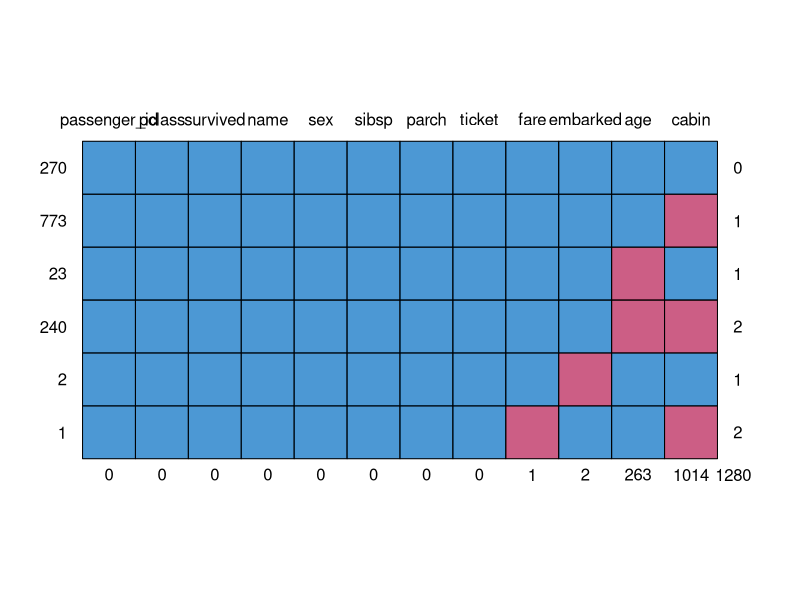
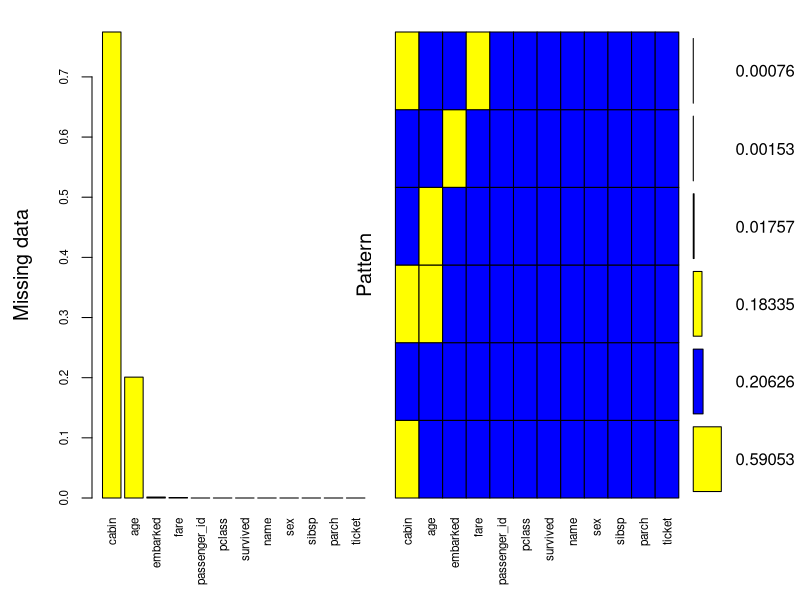
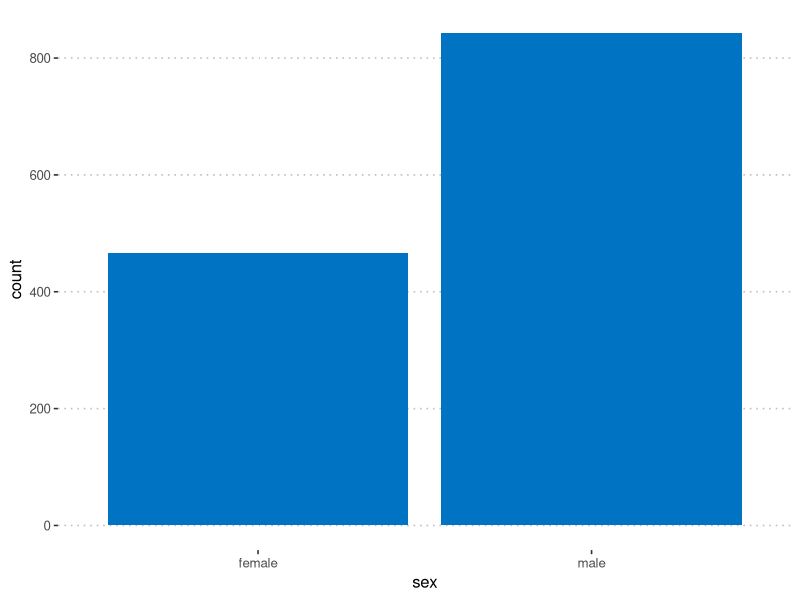
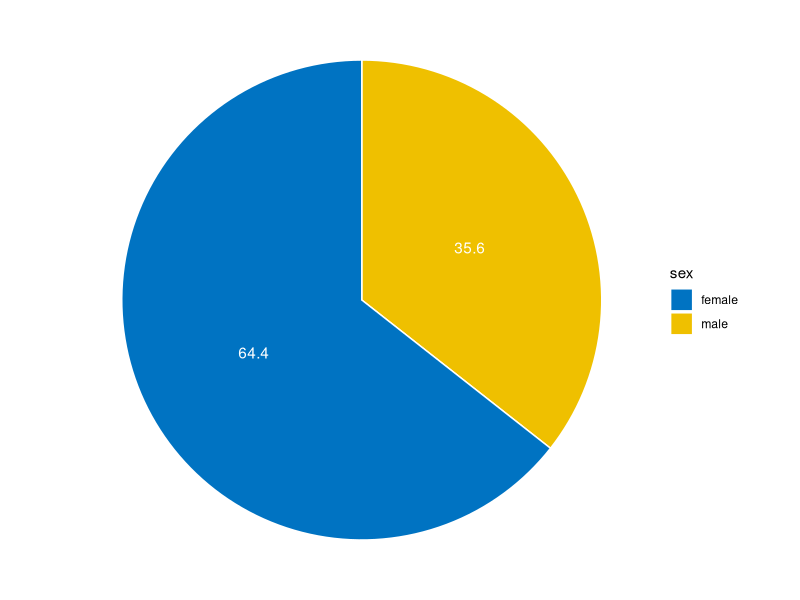
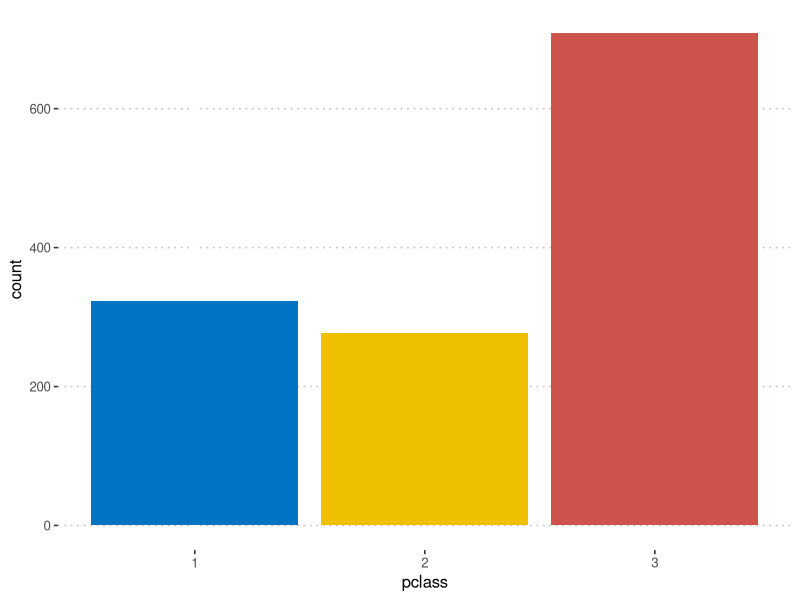
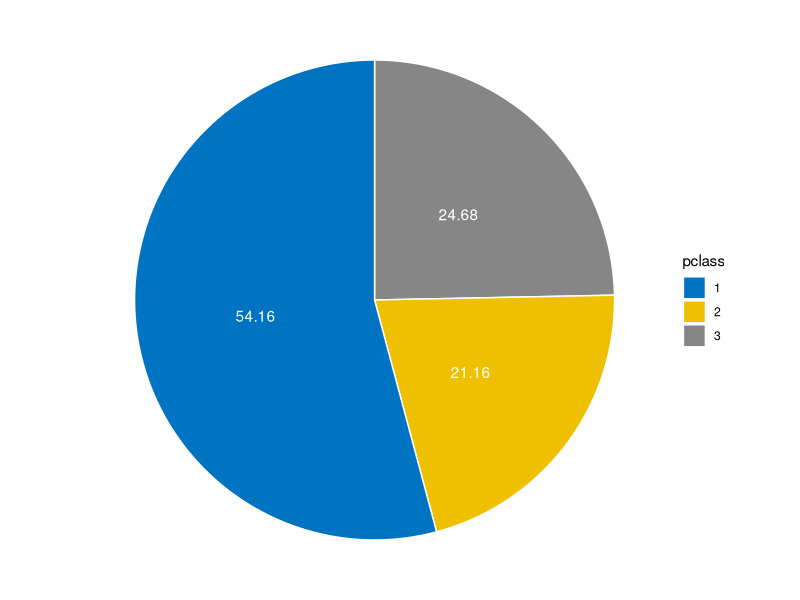
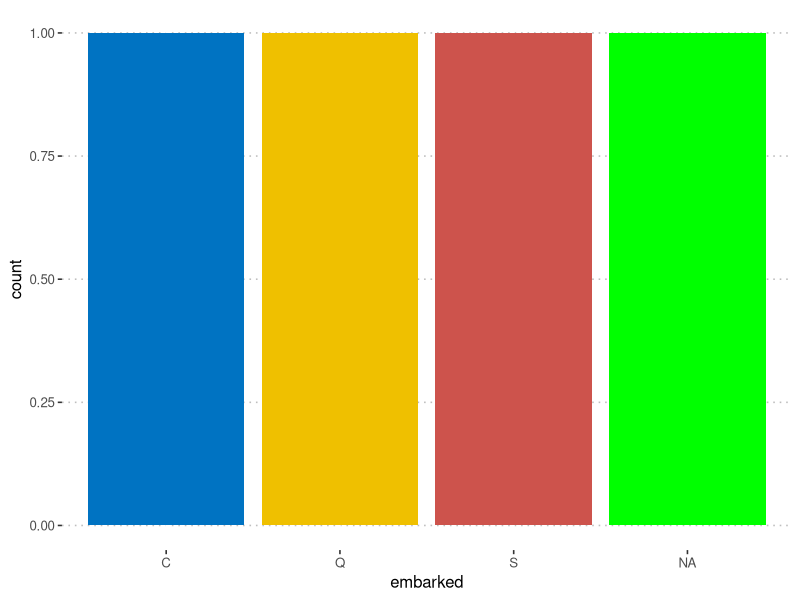
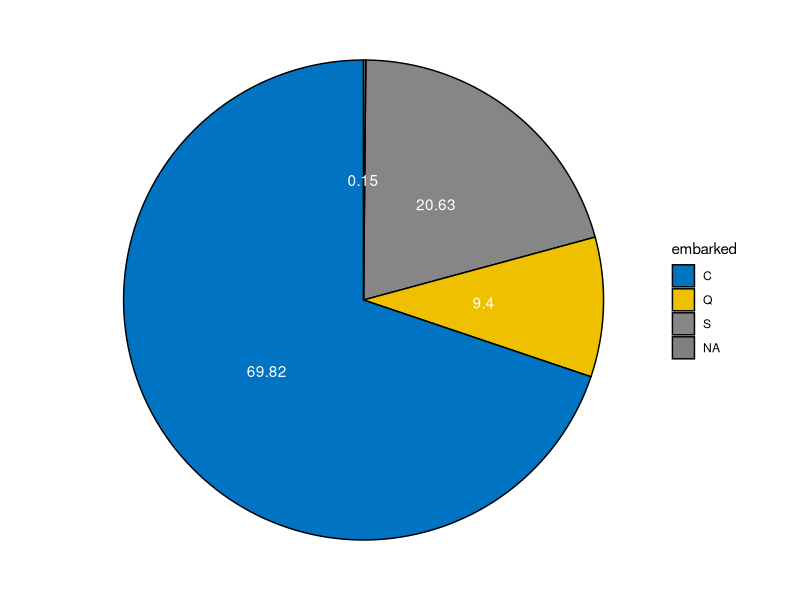

These figures' R source, in order:
install.packages("mice")
library(mice)
install.packages("VIM")
install.packages("SparseM")
library(VIM)
library(SparseM)

#0 - reading data
dataset <- read.csv('titanicDataset.csv', header=TRUE)
workingData <- dataset
#1 - structure verification

#1.1 Missing values
workingData[workingData == ""] <- NA
countNA <- as.data.frame(sapply(workingData, function(x) sum(is.na(x))))

#age missing 263 times
#fare missing once
#cabin missing 1014 times
#embarked missing twice

#basic info about missing data for selected variables
md.pattern(workingData)

#more precise info about misisng data for variables
mice_plot <- aggr(workingData, col=c('blue','yellow'),
                  numbers=TRUE, sortVars=TRUE,
                  labels=names(workingData), cex.axis=.7,
                  gap=1, ylab=c("Missing data","Pattern"))

#1.2 # Data structure for sex, pclass, embarked
install.packages('plyr')
install.packages('ggpubr')
library(plyr)
library(ggplot2)
library(ggpubr)

# SEX - no missing data
#freq
sexStruct <- count(workingData, 'sex')
#female	466
#male	843
sexPercentages <- c()
for (row in 1:length(c(sexStruct$sex))) {
  sexPercentages <- append(sexPercentages,round((sexStruct$freq[row]/sum(sexStruct$freq))*100,digits=2))
}
sexStruct$percentages <- as.data.frame(sexPercentages)

sexStruct <- sexStruct %>%
  arrange(desc(sex)) %>%
  mutate(pos = round(cumsum(sexPercentages) - 0.5*sexPercentages, digits = 2))
sexStruct

#bar graph for sex
ggplot(workingData, aes(sex)) +
  geom_bar(fill = "#0073C2FF") +
  theme_pubclean()

mycols <- c("#0073C2FF", "#EFC000FF", "#868686FF", "#CD534CFF")
ggplot(sexStruct, aes(x = "", y = sexPercentages, fill = sex)) +
  geom_bar(width = 1, stat = "identity", color = "white") +
  coord_polar("y", start = 0)+
  geom_text(aes(y = pos, label = sexPercentages), color = "white")+
  scale_fill_manual(values = mycols) +
  theme_void()


#PCLASS - nomissing data
#freq
pclassStruct <- count(workingData, 'pclass')
#1	323
#2	277
#3 709
pclassPercentages <- c()
for (row in 1:length(c(pclassStruct$pclass))) {
  pclassPercentages <- append(pclassPercentages,round((pclassStruct$freq[row]/sum(pclassStruct$freq))*100,digits=2))
}
pclassStruct$percentages <- as.data.frame(pclassPercentages)

pclassStruct <- pclassStruct %>%
  arrange(desc(pclass)) %>%
  mutate(pos = round(cumsum(pclassPercentages) - 0.5*pclassPercentages, digits = 2))
pclassStruct

pclassStruct$pclass <- as.factor(pclassStruct$pclass)

#bar graph for pclass
ggplot(workingData, aes(pclass)) +
  geom_bar(fill = c("#0073C2FF", "#EFC000FF", "#CD534CFF")) +
  theme_pubclean()

mycols <- c("#0073C2FF", "#EFC000FF", "#868686FF", "#CD534CFF")
ggplot(pclassStruct, aes(x = "", y = pclassPercentages, fill = pclass)) +
  geom_bar(width = 1, stat = "identity", color = "white") +
  coord_polar("y", start = 0)+
  geom_text(aes(y = pos, label = pclassPercentages), color = "white")+
  scale_fill_manual(values = mycols) +
  theme_void()


#EMBARKED - 2 missing values -> skipping NA
#freq
embarkedStruct <- count(workingData, 'embarked')
#C	270
#Q	123
#S 914
#NA - unspecified 

embarkedPercentages <- c()
for (row in 1:length(c(embarkedStruct$embarked))) {
  embarkedPercentages <- append(embarkedPercentages,round((embarkedStruct$freq[row]/sum(embarkedStruct$freq))*100,digits=2))
}
embarkedStruct$percentages <- as.data.frame(embarkedPercentages)

embarkedStruct <- embarkedStruct %>%
  arrange(desc(embarked)) %>%
  mutate(pos = round(cumsum(embarkedPercentages) - 0.5*embarkedPercentages, digits = 2))
embarkedStruct

#embarkedStruct$embarked <- as.factor(embarkedStruct$embarked)

#bar graph for embarked
ggplot(embarkedStruct, aes(embarked)) +
  geom_bar(fill = c("#0073C2FF", "#EFC000FF", "#CD534CFF",'GREEN')) +
  theme_pubclean()

mycols <- c("#0073C2FF", "#EFC000FF", "#868686FF")
ggplot(embarkedStruct, aes(x = "", y = embarkedPercentages, fill = embarked)) +
  geom_bar(width = 1, stat = "identity", color = "black") +
  coord_polar("y", start = 0)+
  geom_text(aes(y = pos, label = embarkedPercentages), color = "white")+
  scale_fill_manual(values = mycols) +
  theme_void()


#2 - frequencies, percentages for survived
#freq
survivedStruct <- count(workingData, 'survived')
#0 - not survived - 809
#1 - survived - 500

survivedPercentages <- c()
for (row in 1:length(c(survivedStruct$survived))) {
  survivedPercentages <- append(survivedPercentages,round((survivedStruct$freq[row]/sum(survivedStruct$freq))*100,digits=2))
}

survivedStruct$percentages <- as.data.frame(survivedPercentages)
#0 - not survived - 61,8%
#1 - survived - 38,2%

#3 -> point #1

#4 - descriptive statistics for age
summary(workingData$age)

#not applying imputations -> 263 values missing
#min - 0.1667 -> Youngest person was a baby younger than a year
#max - 80.00 -> Oldest person was 80 years old
#avg - 29.88 -> The average of age among titanic passengers was 29.88 years
#med - 28.00 -> The median of age among titanic passengers was 28.00 years
#Q1 - 21.00 -> 25% of titanic passengers were in the age <= 21.00 years and 75% of passengers were in the age >= 21.00
#Q3 - 39.00 -> 75% of titanic passengers were in the age <= 39.00 years and 25% of passengers were in thhe age >= 39.00 

ageHist <- hist(workingData$age,
     main="Histogram of titanic passengers' age",
     xlab="Age",
     ylab="Number of passengers",
     col="red",
     freq=TRUE
)
text(ageHist$mids,ageHist$counts,labels=ageHist$counts, adj=c(0.5, -0.5))

#4 - descriptive statistics for fare
summary(workingData$fare)

#not applying imputations -> 1 value missing
#min - 0.000 -> We can quess -> some people were traveling for free (invitation, reward etc.)
#max - 512.329 -> Value of most expensive ticket was 512.32 in unspecified currency
#avg - 33.295 -> The average of ticket prices paid by the passengers was 33.29 in uspecified currency
#med - 14.454 -> The median value of ticket price paid by the passengers was 14.45 in unspecified currency
#Q1 - 7.896 -> 25% of titanic passengers had to pay a price <= 7.89 and 75% of them had to pay >= 7.89
#Q3 - 31.275 -> 75% of titanic passengers had to pay a price <= 31.27  and 25% of them had to pay >= 31.27 

priceHist <- hist(workingData$fare,
     main="Histogram of titanic ticket prices",
     xlab="Fare value",
     yLab="Number of tickets in specific price",
     col="red",
     freq=TRUE,
     xlim=c(0,520)
)
text(priceHist$mids,priceHist$counts,labels=priceHist$counts, adj=c(0.5, -0.5))

#5 Scatterplot for age & price

attach(mtcars)
plot(workingData$age, workingData$fare, main="Age vs Price", 
     xlab="Age ", ylab="Price for ticket", pch=19, col='blue')
abline(lm(workingData$fare~workingData$age), col="red") 

cor.test(workingData$age, workingData$fare, method="pearson")
#H0: correlation = 0
#H1: correlation != 0
#p-val -> <0.05
#=> H1 -> cor - 0.1787394 -> weak positive correlation. 
#Indicates a weak linear relationship between the variables -> the age does not define the price of the ticket

#6 spliting for training and test set with seed 
#ommiting rows with NA values in dataset
fullDataset <- na.omit(workingData)
require(caTools)

set.seed(123) 
sample = sample.split(fullDataset,SplitRatio = 0.70) 
trainingSet =subset(fullDataset,sample ==TRUE) #180 observations
testSet=subset(fullDataset, sample==FALSE) #90 observations

#7 
#SURVIVED FOR TEST SET

#freq
testSetSurvivedStruct <- count(testSet, 'survived')

testSetSurvivedPercentages <- c()
for (row in 1:length(c(testSetSurvivedStruct$survived))) {
  testSetSurvivedPercentages <- append(testSetSurvivedPercentages,round((testSetSurvivedStruct$freq[row]/sum(testSetSurvivedStruct$freq))*100,digits=2))
}

testSetSurvivedStruct$percentages <- as.data.frame(testSetSurvivedPercentages)
#0 - not survived - 35 people | 38,89%
#1 - survived - 55 people | 61,11%


#SURVIVED FOR TRAINING SET

#freq
trainingSetSurvivedStruct <- count(trainingSet, 'survived')
trainingSetSurvivedPercentages <- c()
for (row in 1:length(c(trainingSetSurvivedStruct$survived))) {
  trainingSetSurvivedPercentages <- append(trainingSetSurvivedPercentages,round((trainingSetSurvivedStruct$freq[row]/sum(trainingSetSurvivedStruct$freq))*100,digits=2))
}

trainingSetSurvivedStruct$percentages <- as.data.frame(trainingSetSurvivedPercentages)
#0 - not survived - 55 people | 30,56%
#1 - survived - 125 people | 69,44%

#BACK TO 6 -> spliting without ommitin NA rows
set.seed(123) 
sampleProper = sample.split(workingData,SplitRatio = 0.70) 
trainingSetProper =subset(workingData,sampleProper ==TRUE) #873 observations
testSetProper =subset(workingData, sampleProper==FALSE) #436 observations

#8 Replace missing values in Embarked with "S" for both sets
trainingSetProper$embarked[is.na(trainingSetProper$embarked)] <- "S"
testSetProper$embarked[is.na(testSetProper$embarked)] <- "S"

#9 -> before replacing duplicating datasets for A and B points
trainingSetProperA <- trainingSetProper
trainingSetProperB <- trainingSetProper
testSetProperA <- testSetProper
testSetProperB <- testSetProper

#9+10 A 
#mean for age for full dataset
summary(workingData$age) #-> 29.881

#simple replace with mean for training and test set for Age values
trainingSetProperA$age[is.na(trainingSetProperA$age)] <- 29.8810
testSetProperA$age[is.na(testSetProperA$age)] <- 29.8810


#9+10 B
#USING HMISC IMPUTATION METHOD
install.packages("Hmisc")
install.packages("survival")
library(Hmisc)
library(survival)

#TRAINING SET
#preview for some NA values
head(trainingSetProperB$age, n=30)

#add new column with imputed values
trainingSetProperB$imputed_age <- with(trainingSetProperB, impute(age,median))
#check where it was imputed compare original with imputed in dataset
head(trainingSetProperB$imputed_age, n=30)

#TEST SET
#preview for some NA values
head(testSetProperB$age, n=30)

#add new column with imputed values
testSetProperB$imputed_age <- with(testSetProperB, impute(age,median))
#check where it was imputed compare original with imputed in dataset
head(testSetProperB$imputed_age, n=30)

#11 Setting Generalized Linear Model for Logit Regression with LOGIT link function
install.packages("tidyverse")
library(tidyverse)

selectedDatasetA <- trainingSetProperA %>% select('age','sex','pclass','embarked','survived')
selectedTestDatasetA <- testSetProperA %>% select('age','sex','pclass','embarked','survived')

#replacing pclass for factors 
selectedDatasetA$pclass[selectedDatasetA$pclass == 1] <- "first"
selectedDatasetA$pclass[selectedDatasetA$pclass == 2] <- "second"
selectedDatasetA$pclass[selectedDatasetA$pclass == 3] <- "third"

selectedTestDatasetA$pclass[selectedTestDatasetA$pclass == 1] <- "first"
selectedTestDatasetA$pclass[selectedTestDatasetA$pclass == 2] <- "second"
selectedTestDatasetA$pclass[selectedTestDatasetA$pclass == 3] <- "third"

write.csv(selectedDatasetA, "trainingDatasetA", )

modelGLM <- glm(survived ~ .,family=binomial(link='logit'),data=selectedDatasetA)

#details of logistic regression
summary(modelGLM)

#significant factors - sex, pclass, age

#model formula
#hasSurvived = 3.496 - 0.03(age) - 2.44(the patient is male) - 1.0596(travelingBy2ndClass) - 1.879115(travelingBy3rdClass) - 0.595(GotOnBoarnInPortQ) -0.4122(GotOnBoardInPortS)

#Along with increase of age by 1 year the chances of survival are decreasing by 4.101 times ceteris paribus
#Changes of survival for men were 13.512 times smaller than for female ceteris paribus
#Chances of survival for passengers traveling in the second class were 3.930 times smaller than for passengers traveling in first class ceteris paribus
#Chances of survival for pasengers traveling in third class were 7,603 smaller than for passengers traveling first class ceteris paribus

install.packages("pscl")
library(pscl)

#12

#counting pseudo R2 to validate model fit
pR2(modelGLM) #McFadden pR2 > 0.3231 -> ~ 32% - very low 
library(ROCR) 
#measuring accuracy with test set
fitted.results <- predict(modelGLM,selectedTestDatasetA)
fitted.results <- ifelse(fitted.results > 0.5,1,0)

misClasificError <- mean(fitted.results != selectedTestDatasetA$survived)
print(paste('Accuracy',1-misClasificError))

"Accuracy 0.793577" # => 0.79355 => 79.35% success prediction for testSet 


#13 & 14 Random forrest
selectedDatasetRandomForest <- trainingSetProperA %>% select('age','sex','pclass','embarked','survived')
selectedTestDatasetRandomForest <- testSetProperA %>% select('age','sex','pclass','embarked','survived')

#make dependent variable categorical
selectedDatasetRandomForest$survived <- as.factor(selectedDatasetRandomForest$survived)

#random forest classification

library(randomForest)
rForest <- rf <- randomForest(
  survived ~ .,
  data=selectedDatasetRandomForest
)

rForest

#results
#OOB estimate of  error rate: 20.62%
#Confusion matrix:
#  0   1 class.error
#0 482  45  0.08538899
#1 135 211  0.39017341

#error misclasified to total observations - 19.72%
#accuracy = 1-OOB => 80,28% => it's quite ok
#sensitivity => TP/(TP+FN) => 0.7811 ~ 78% success in predicting the real survived cases -> Quite good
SENS_RandomForest <- 482/(482+135)
SENS_RandomForest
#specificity => TN/(FP+TN) => 0.82421 ~ 82% -> success in predicting real not survived cases => Quite good
SPEC_RandomForest <- 211/(45+211)
SPEC_RandomForest


predRandomForest <- predict(rForest,type = "prob")
install.packages("ROCR")
library(ROCR)
performanceRandomForest <- prediction(predRandomForest[,2], selectedDatasetRandomForest$survived)
aucRandomForest <- performance(performanceRandomForest, "auc")

#True Positive and Negative Rate
predRandomForest2 = performance(performanceRandomForest, "tpr","fpr")

plot(predRandomForest2,main="ROC Curve for Random Forest",col=2,lwd=2)
abline(a=0,b=1,lwd=2,lty=2,col="gray")
